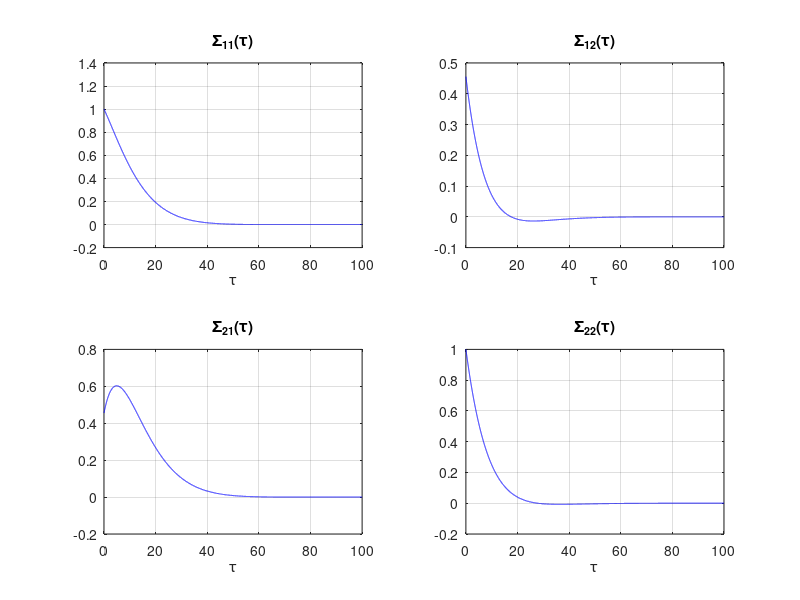

Reproduce this figure in MATLAB. (Note: this script raises an error after producing the figure.)
clear; clc; %close all
rng(42);

n = 2; I = eye(n);
Sigma_w = I;
A = [-.02, -.1; .1, -.2];
Sigma = lyap(A, Sigma_w);
S = 0.5 * (A * Sigma - Sigma * (A.'));

% Topology
% topology = 'Chain'; S = buildS(n, topology); % showtop(S)
% topology = 'Hub'; S2 = buildS(n, topology); % showtop(S)
% S = S + 3 * S2; showtop(S)
% S = zeros(n);

% Dynamics
% Sigma = I;
% A = (-0.5 * Sigma_w + S) / Sigma;

% % Define A
% topology = 'Random';
% S = randn(n); S = 0.5 * (S - S'); % Random skew-symmetric part
% Q = randn(n); Q = Q' * Q; % Random negative definite part
% A = -Q + S;
% Sigma = lyap(A, Sigma_w);
% S = 0.5 * (A * Sigma - Sigma * (A.'));
% showtop(S);

% TIME-LAGGED AUTO/CROSS-COVARIANCE & CORRELATION FUNCTIONS
maxLag = 10000; % Number of lags to evaluate (excluding zero lag)
delta_tau = 0.01;
lags = (0:maxLag) * delta_tau;

% Theoretical covariance
Sigma_tau = @(tau) expm(A * tau) * Sigma;
Cov_th = nan(n, n, numel(lags));
for k = 1:numel(lags)
    tau = lags(k);
    Cov_th(:,:,k) = Sigma_tau(tau);
end

% Theoretical correlation
stds_th = sqrt(diag(Sigma));
normMat_th = stds_th * stds_th.';
Corr_th = Cov_th ./ normMat_th;

figure;
if n > 4, npl = 5; else, npl = n; end
for i = 1:npl
    for j = 1:npl
        subplot(npl, npl, (i - 1) * npl + j);
        plot(lags, squeeze(Corr_th(i, j, :)), 'b-');
        title(sprintf('\\Sigma_{%d%d}(\\tau)', i, j));
        xlabel('\tau'); grid on;
    end
end
sgtitle('Auto/Cross-Covariance Functions');

% TODO: Select single node lead or lag profile.

X = reshape(Corr_th, [], size(Corr_th,3));

%% CROSS-LAG COVARIANCE
% Raw Gram across lags (no centering, no scaling)
G_raw  = X' * X; % m x m
G_raw(tril(true(size(G_raw)), -1)) = NaN;

% Cosine similarity across lags (normalize each column by its L2 norm)
colL2  = sqrt(sum(X.^2, 1)); % 1 x m
colL2(colL2 == 0) = eps;
G_cos  = (X' * X) ./ (colL2' * colL2); % m x m
G_cos(tril(true(size(G_cos)), -1)) = NaN;

% Pearson correlation across lags (demean columns then normalize)
% (equivalent to corr(X) up to tiny numerical noise)
Xc = X - mean(X, 1); % demean columns
colL2c = sqrt(sum(Xc.^2, 1)); % 1 x m (L2 of demeaned columns)
colL2c(colL2c == 0) = eps;
G_corr = (Xc' * Xc) ./ (colL2c' * colL2c); % m x m
G_corr(tril(true(size(G_corr)), -1)) = NaN;

figure, tiledlayout(1, 3, 'TileSpacing','compact','Padding','compact');
nexttile, h = imagesc(lags, lags, G_raw); % G_raw
axis square; clim([-1 1]); colorbar; colormap(magma);
xlabel('Lag \tau_1'); ylabel('Lag \tau_2'); set(h, 'AlphaData', ~isnan(G_raw));
set(gca, 'XAxisLocation', 'top', 'YAxisLocation', 'right');
title(sprintf('Dot Product'))
nexttile, h = imagesc(G_cos); % G_cos
axis square; clim([-1 1]); colorbar; colormap(magma);
xlabel('Lag \tau_1'); ylabel('Lag \tau_2'); set(h, 'AlphaData', ~isnan(G_cos));
set(gca, 'XAxisLocation', 'top', 'YAxisLocation', 'right');
title(sprintf('Cosine Similarity'))
nexttile, h = imagesc(G_corr); % G_cos
axis square; clim([-1 1]); colorbar; colormap(magma);
xlabel('Lag \tau_1'); ylabel('Lag \tau_2'); set(h, 'AlphaData', ~isnan(G_corr));
set(gca, 'XAxisLocation', 'top', 'YAxisLocation', 'right');
title(sprintf('Pearson Correlation'))

%% TIME-LAGGED COVARIANCE EIGENFUNCTIONS
[U, Sig, V] = svd(X, 'econ'); % V columns are eigenvectors of X'X

figure, tiledlayout(4, 1, 'TileSpacing','compact','Padding','compact');
for r = 1:4
    time_mode = V(:, r);
    nexttile(r), plot(lags, time_mode); xlabel('\tau'); title(sprintf('Temporal mode %d', r)); grid on;
end

diag(Sig).^2 ./ sum(diag(Sig).^2) % Energy captured

%% SINGLE ROWS
% figure, tiledlayout(1, 2, 'TileSpacing','compact','Padding','compact');
% clc = nan(length(lags_full),length(lags_full),numel(n));
% for i = 1:n
%     mask = false(size(A)); mask(:, i) = true;
%     clc(:,:,i) = crosslagcov(Sigma_th_full, mask);
%     nexttile(1), imagesc(mask);
%     nexttile(2), imagesc(lags_full, lags_full, clc(:,:,i))
%     colorbar, colormap(magma)
%     drawnow, pause(0.2)
% end
% mask = find(triu(ones(length(lags_full)), 0));
% figure, imagesc(crosslagcov(clc, mask)), colorbar, colormap(magma)

%% FUNCTIONS
function S = buildS(n, topology)
%BUILD S Construct skew-symmetric adjacency matrix S
%   n        : number of nodes
%   topology : 'chain', 'uni_chain', 'ring', 'star'

S = zeros(n);
switch lower(topology)
    case 'chain'  % chain
        for i = 1:n-1
            S(i,i+1) = 1;
            S(i+1,i) = -1;
        end
    case 'ring'
        for i = 1:n
            j = mod(i,n) + 1;
            S(i,j) = 1;
            S(j,i) = -1;
        end
    case 'hub'
        for j = 2:n
            S(1,j) = 1;
            S(j,1) = -1;
        end
    otherwise
        error('Unknown topology: %s', topology)
end
end

function showtop(S)
    G = digraph(S);
    figure; h = plot(G, 'Layout','circle', 'EdgeLabel',G.Edges.Weight);
    h.LineWidth = abs(G.Edges.Weight)/max(abs(G.Edges.Weight));
end

function C = crosslag_corr(matrixvec, mask)
%CROSSLAG_CORR Construct cross-lag covariance matrix (CLC) Pearson correaltion
%   matrixvec : series of matrices whose CLC to calculate
%   mask      : mask for the matrices
    vecs = reshape(matrixvec, [], size(matrixvec,3)); % vectorize each matrix
    if nargin >= 2 && ~isempty(mask), vecs = vecs(mask(:), :); end
    C = corr(vecs);
end

function C = crosslag_cos(matrixvec, mask)
%CROSSLAG_COS cosine similarity
    vecs = reshape(matrixvec, [], size(matrixvec,3));
    if nargin >= 2 && ~isempty(mask), vecs = vecs(mask(:), :); end
    C = (vecs' * vecs) ./ (sqrt(sum(vecs.^2,1))' * sqrt(sum(vecs.^2,1)));
end
